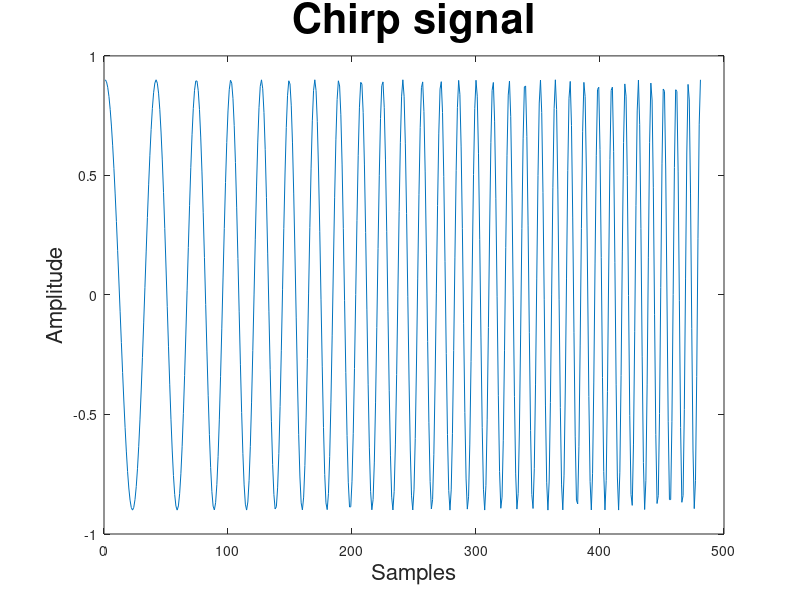

The MATLAB script that drew this image: (Note: this script raises an error after producing the figure.)
clc; clear;

%% Task 1
fs = 48000;
t1 = 0.01;
t0 = 0:1/fs:t1;
f0 = 1000;
f1 = 5000;
signal_chirp = 0.9*chirp(t0,f0,t1,f1);
f0 = figure;
plot(signal_chirp);
title("Chirp signal", 'FontSize', 30)
xlabel("Samples", 'FontSize', 16)
ylabel("Amplitude", 'FontSize', 16)

% soundsc(y)

%% Task 3

% Load the data
data_10cm = load("chirpData\10cm.dat");
data_40cm = load("chirpData\40cm.dat");
data_70cm = load("chirpData\70cm.dat");

% Plot the data

f1 = figure;
plot(data_10cm);
title("Chirp signal response (10cm)", 'FontSize', 30)
xlabel("Samples", 'FontSize', 16)
ylabel("Amplitude", 'FontSize', 16)

f2 = figure;
plot(data_40cm);
title("Chirp signal response (40cm)", 'FontSize', 30)
xlabel("Samples", 'FontSize', 16)
ylabel("Amplitude", 'FontSize', 16)

f3 = figure;
plot(data_70cm);
title("Chirp signal response (70cm)", 'FontSize', 30)
xlabel("Samples", 'FontSize', 16)
ylabel("Amplitude", 'FontSize', 16)

%% Task 4
signal_N = length(data_10cm);
time_vector = 0:fs/signal_N:fs-fs/signal_N;

% Transform the data
data_10cm_fft = abs(fft(data_10cm));
data_40cm_fft = abs(fft(data_40cm));
data_70cm_fft = abs(fft(data_70cm));

% Plot the transformed data
f4 = figure;
plot(time_vector, data_10cm_fft);
title("Chirp signal response (10cm) - Frequency domain ", 'FontSize', 30)
xlabel("Frequency (Hz)", 'FontSize', 16)
ylabel("Amplitude", 'FontSize', 16)
xlim([0, 12000])

f5 = figure;
plot(time_vector, data_40cm_fft);
title("Chirp signal response (40cm) - Frequency domain ", 'FontSize', 30)
xlabel("Frequency (Hz)", 'FontSize', 16)
ylabel("Amplitude", 'FontSize', 16)
xlim([0, 12000])

f6 = figure;
plot(time_vector, data_70cm_fft);
title("Chirp signal response (70cm) - Frequency domain ", 'FontSize', 30)
xlabel("Frequency (Hz)", 'FontSize', 16)
ylabel("Amplitude", 'FontSize', 16)
xlim([0, 12000])

fs = 48000; % 48 khz
f0  = 0;
f1 = 3000;
T  = 1/fs;
L  = 500; % Length of chirp
t  = (0:L-1)/fs;
other_chirp = chirp(t, f0, (L-1)/fs, f1);

% CC the chirp and data
[Rxy_10cm, tau_10cm] = myCC(data_10cm, other_chirp);
[Rxy_40cm, tau_40cm] = myCC(data_40cm, other_chirp);
[Rxy_70cm, tau_70cm] = myCC(data_70cm, other_chirp);

% Plot the data
f7 = figure;
plot(tau_10cm, Rxy_10cm);
title("Chirp signal Cros Coalated with data at 10cm", 'FontSize', 30)
xlabel("Sample Difference (tau)", 'FontSize', 16)
xlim([-500, 1500])

f8 = figure;
plot(tau_40cm, Rxy_40cm);
title("Chirp signal Cros Coalated with data at 40cm", 'FontSize', 30)
xlabel("Sample Difference (tau)", 'FontSize', 16)
xlim([-500, 1500])

f9 = figure;
plot(tau_70cm, Rxy_70cm);
title("Chirp signal Cros Coalated with data at 70cm", 'FontSize', 30)
xlabel("Sample Difference (tau)", 'FontSize', 16)
xlim([-500, 1500])


%% Functions
% Cross coalition implementation
function [Rxy,Tau] = myCC(x,y)
    len = max((((length(x)-1)*2)+1), (((length(y)-1)*2)+1));
    tau = zeros(1,len);
    rxy = zeros(1,len);
    
    for i = 1:len
        mi = i-((len-1)/2)-1;
        Tau(i) = mi;
        addRxy = 0;
        for j = 1:length(x)
            if (mi+j > 0 && mi+j <= length(y))
                add = x(j)*y(mi+j);
            else
                add = 0;
            end
            addRxy = addRxy + add;
        end
        Rxy(len-i+1) = addRxy;
    end
end

